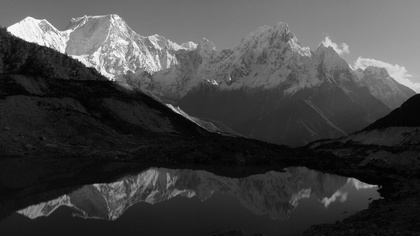
%> input picture Mountains_Greyscale.jpg, 420 x 236 px, shrunk from 4673 x 2629 before the run
$ octave ImageProcessingProject.m   (GNU Octave 9; MATLAB toolbox functions it lacks are replaced by stand-ins)
%> lines starting %> are read from the running program, lines starting %| are printed output that depends on the picture
### CreateHistogram.m
%Create histogram for a greyscale image
function [imageHist] = CreateHistogram(image)
    %Reshape the image to a sinlge dimension array
    imageHistData=reshape(image,[],1);
    %convert the array to double-precision values
    imageHistData=double(imageHistData);
    %create the histogram
    imageHist=hist(imageHistData,0:255);
end

### HistogramEqualizationFunction.m
%%%%%%%%%%%%%%%%%%%%%%%%%%%%%%%%%%%%%%%%%%%%%%%%%%%%%%%%%%%%%%%%%%%%%%%%%%%
%Image Processing Final Project - Question 1 Histogram Equalization
% This fuction will get a peth to the source image(B&W)
%
% In the end the fuction will save the file to the destination path and
% return the image
%%%%%%%%%%%%%%%%%%%%%%%%%%%%%%%%%%%%%%%%%%%%%%%%%%%%%%%%%%%%%%%%%%%%%%%%%%%
function [HEImage,HEImageHistogram] = HistogramEqualizationFunction(sourceImage)

    %Get the number of rows&colunms in the image matrix (for iteration) and the total number of pixels
    rows = size(sourceImage,1);
    columns = size (sourceImage,2);
    totalPixels = rows * columns;

    %Create a frequency array full of zeros (0-255 gret levels)
    frequency = (zeros(256,1));

    %Iterate throught every pixel in the image add calculate the grey level
    %frequency array
    for i=1:rows
        for j=1:columns
            %curPixel will sotre the level of grey (0-255) of the pixel
            curPixel=sourceImage(i,j);

            %we save the amount of pixels in the same grey level to the frequency array
            %we add 1 to the value because our array is between 1-256
            frequency(curPixel+1)=frequency(curPixel+1)+1;
        end
    end

    %Create a probability distribution function array full of zeros
    pdf=(zeros(256,1));

    %Calculate the probability distribution function
    %(the precentage of a grey level pixel in the picture (between 0-1))
    for i=1:256
        pdf(i)=frequency(i)/totalPixels;
    end

    %Create a cummulative probability distribution function array full of zeros
    cdf=(zeros(256,1));

    %Calculate the cummulative probability distribution function
    %(***)
    cdf(1) = pdf(1);
    for i=2:256
        %adding the pdf value to the cfd array
        cdf(i)= cdf(i-1)+ pdf(i);
    end

    %Create an *** array full of zeros
    output = (zeros(256,1));

    %Calculate the ** total results.
    %(***)
    for i=1:256
        output(i) = round(cdf(i)*255);
    end

    %initialize array for the new image
    HEImage=uint8(zeros(rows,columns));

    %apply the output array on the original image to create a histogram equalized image
    for i=1:rows
        for j=1:columns
			HEImage(i,j)=output(sourceImage(i,j)+1);
        end
    end

    %create a histogram of the new image
    HEImageHistogram = CreateHistogram(HEImage);
end

### ImageProcessingProject.m
%%%%%%%%%%%%%%%%%%%%%%%%%%%%%%%%%%%%%%%%%%%%%%%%%%%%%%%%%%%%%%%%%%%%%%%%%%%
% Image Processing Final Project Questions
%
%
%
%
%%%%%%%%%%%%%%%%%%%%%%%%%%%%%%%%%%%%%%%%%%%%%%%%%%%%%%%%%%%%%%%%%%%%%%%%%%%

%Question 1 Histogram Equalization

%Define paths for files
workingDirectory = 'D:\Git\Private\ImageProcessingProject';
addpath(workingDirectory);
sourceImagePath = 'D:\Git\Private\ImageProcessingProject\Mountains_Greyscale.jpg';
sourceHistogramPath = 'D:\Git\Private\ImageProcessingProject\Mountains_Greyscale_Histogram.jpg';
destImagePath = 'D:\Git\Private\ImageProcessingProject\Mountains_GreyscaleHE.jpg';
destHistogramPath = 'D:\Git\Private\ImageProcessingProject\Mountains_GreyscaleHE_Histogram.jpg';

% Get the original image and convert it to a greyscale image
sourceImage = imread(sourceImagePath);
%> sourceImage is the input picture: size 236x420x3 uint8; min 0, max 255, mean 66.4
sourceImage = rgb2gray(sourceImage);
%> sourceImage: size 236x420 uint8

%%%%%%%%%%%%%%%%
%Original Image%
%%%%%%%%%%%%%%%%
%display the source image and the histogram for that image and save results
figure('Name','Source Image - Before Histogram Equalization','NumberTitle','off'),imshow(sourceImage);
sourceImageHistogram = CreateHistogram(sourceImage);
%> in CreateHistogram, `imageHist=hist(imageHistData,0:255);`: imageHist = 256 values, max 1871 at index 14, min 1 at index 255, mean 387.2
%> sourceImageHistogram has the same summary as imageHist in CreateHistogram
figure('Name','Source Image Histogram - Before Histogram Equalization','NumberTitle','off'),bar(sourceImageHistogram);
%> after `bar(sourceImageHistogram)`:
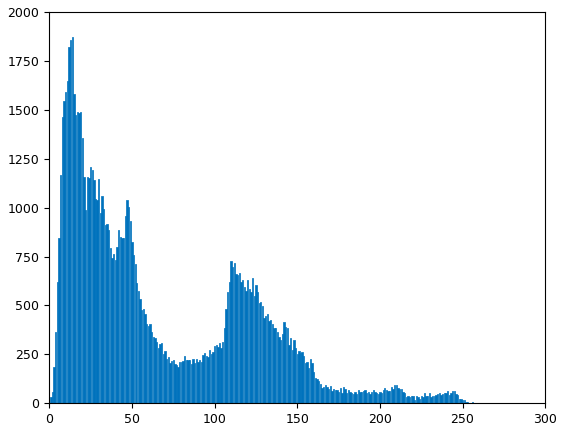
%> figure redrawn from the program's plot data; tallest bar 1871 high, from x = 13.6 to 14.4
imwrite(sourceImageHistogram,sourceHistogramPath);

%%%%%%%%%%%%%%%%
%Our histeq    %
%%%%%%%%%%%%%%%%
%calling our histogram equalization function
[HEImage,destImageHistogram]= HistogramEqualizationFunction(sourceImage);
%> after the loop in HistogramEqualizationFunction, `for i=1:rows`: frequency = 256 values, max 1871 at index 14, min 0 at index 256, mean 387.2
%> after the loop in HistogramEqualizationFunction, `for i=1:256`: pdf = 256 values, max 0.0189 at index 14, min 0 at index 256, mean 0.00391
%> after the loop in HistogramEqualizationFunction, `for i=2:256`: cdf = 256 values from 0.000333 to 1
%> after the loop in HistogramEqualizationFunction, `for i=1:256`: output = 256 values from 0 to 255
%> after the loop in HistogramEqualizationFunction, `for i=1:rows`:
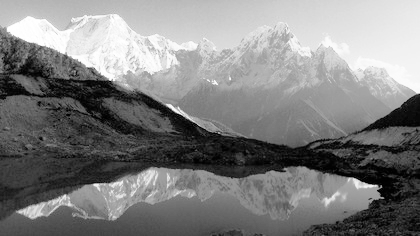
%> HEImage: size 236x420 uint8; min 0, max 255, mean 128.6
%> in HistogramEqualizationFunction, `HEImageHistogram = CreateHistogram(HEImage);`: HEImageHistogram = 256 values, max 1871 at index 40, min 0 at index 5, mean 387.2
%> destImageHistogram has the same summary as HEImageHistogram in HistogramEqualizationFunction

%display the image after the histogram equalization and the histogram for
%that image and save results
figure('Name','Dest Image - After Histogram Equalization','NumberTitle','off'),imshow(HEImage);
figure('Name','Dest Image Histogram - After Histogram Equalization','NumberTitle','off'),bar(destImageHistogram);
%> after `bar(destImageHistogram)`:
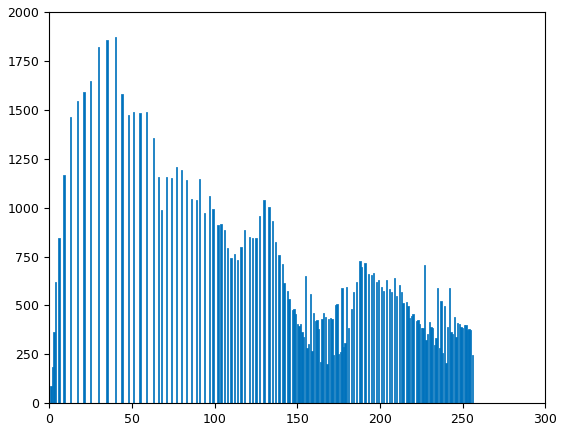
%> figure redrawn from the program's plot data; tallest bar 1871 high, from x = 39.6 to 40.4
imwrite(destImageHistogram,destHistogramPath);

%%%%%%%%%%%%%%%%
%MatLab Histeq %
%%%%%%%%%%%%%%%%
%Compare the the histeq function built in to matlab
MLHEImage = histeq(sourceImage);

%display the image after the built in matlab histogram equalization and the histogram for
%that image
figure('Name','After MatLab Histogram Equalization','NumberTitle','off'),imshow(MLHEImage);
MLHEImageHistogram = CreateHistogram(MLHEImage);
%> MLHEImageHistogram = 256 values, max 2845 at index 58, min 0 at index 2, mean 387.2
figure('Name','After MatLab Histogram','NumberTitle','off'),bar(MLHEImageHistogram);
%> after `bar(MLHEImageHistogram)`:
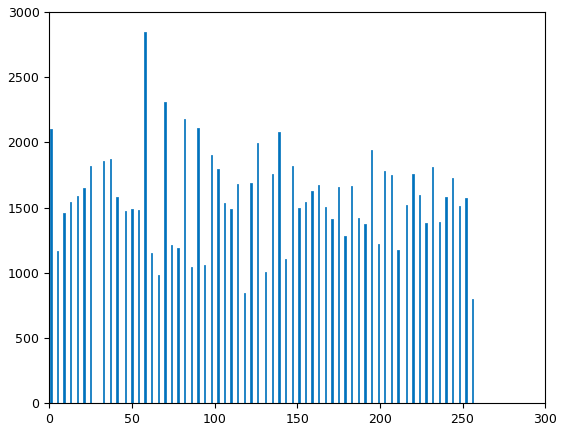
%> figure redrawn from the program's plot data; tallest bar 2845 high, from x = 57.6 to 58.4
